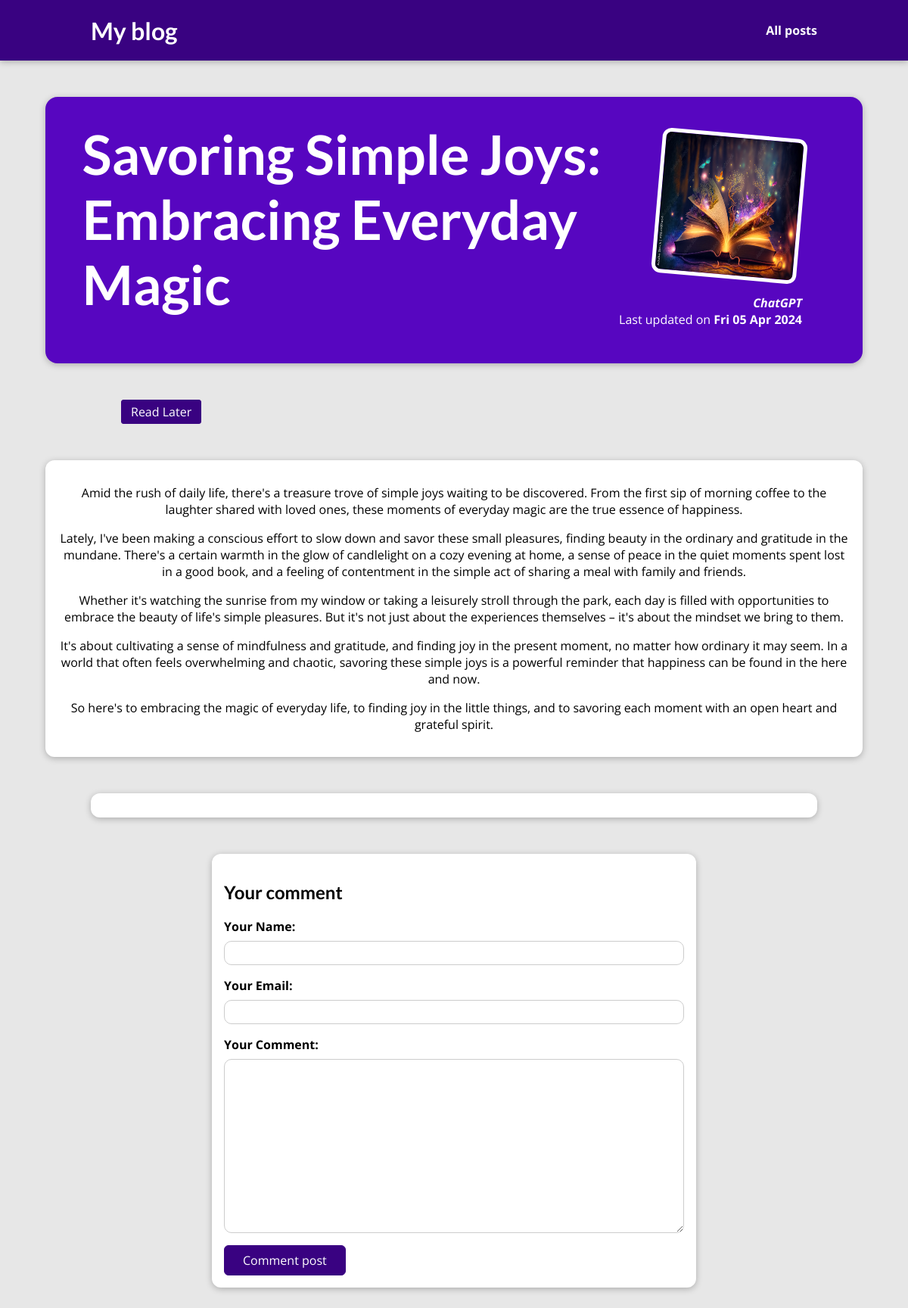
The app's page /blog/posts/savoring-simple-joys-embracing-everyday-magic with its own data.
### blog/models.py (models this page shows, shortened)
class Post(models.Model):
    id_post = models.AutoField(primary_key=True)
    title = models.CharField(max_length=100, null=False)
    content = models.TextField(null=False)
    date = models.DateField(null=False)
    author = models.ForeignKey(Author(), on_delete=models.CASCADE, null=False)
    slug = models.SlugField(max_length=100, null=False, db_index=True)
    image = models.ImageField(upload_to="images")
    excerpt = models.TextField(null=False)

class Author(models.Model):
    id_author = models.AutoField(primary_key=True)
    name = models.CharField(max_length=100)
    def __str__(self):
        return self.name

### blog/views.py (the view, shortened to what this page needs)
# urls.py: path("posts/<slug:slug>", views.PostDetailView.as_view(), name="post-detail-page"),
class PostDetailView(View):
    def get(self, request, slug):
        post = Post.objects.get(slug=slug)
        id_post = post.id_post
        read_later = str(id_post) == request.session.get("read_later")
        return render(
            request,
            "blog/post-detail.html",
            context={
                "post": post,
                "comment_form": CommentForm(),
                "read_later": read_later,
                "comments":post.comments.all().order_by("-id_comment"),
            },
        )

### blog/forms.py
class CommentForm(forms.ModelForm):
    class Meta:
        model = Comment
        exclude = ["id_post"]
        labels = {
            "user_name": "Your Name",
            "user_email": "Your Email",
            "text": "Your Comment",
        }

### blog/templates/blog/post-detail.html (shortened to what this page needs)
{% extends "base.html" %}
{% load static %}
{% block css_files %}
    <link rel="stylesheet" href="{% static "blog/post-detail.css" %}" />
{% endblock %}
{% block content %}
    <section id="summary">
        <h2>{{ post.title }}</h2>
        <article>
            <img src="{% static post.image.url %}" alt="{{ post.title }}" />
            <address>{{ post.author }}</address>
            <div>
                Last updated on <time>{{ post.date|date:"D d M Y" }}</time>
            </div>
        </article>
    </section>
    {% if read_later %}
        <p>This post is selected to be read later</p>
    {% else %}
        <form id="read-later-form" action="read-later" method="POST">
            <button>Read Later</button>
        </form>
    {% endif %}
    <main>
            {{ post.content|linebreaks }}
    </main>
    <section id="comments">
    </section>
    <section id="comment-form">
        <h2>Your comment</h2>
        <form action="{% url "post-detail-page" post.slug %}" method="POST">
                {% for form_field in comment_form %}
                    <div class="form-control {% if form_field.errors %} invalid {% endif %}">
                        {{ form_field.label_tag }}
                        {{ form_field }}
                    </div>
                {% endfor %}
            <button type="submit">Comment post</button>
        </form>
    </section>
{% endblock %}

### static/app.css (style rules this page uses)
* { box-sizing: border-box; }
html { font-family: 'Open Sans', 'Lato', sans-serif; }
body { margin: 0; }
h1, h2, h3 { font-family: 'Lato', sans-serif; font-weight: bold; }

### blog/static/blog/post-detail.css (style rules this page uses)
body { background-color: #e7e7e7; }
#summary { margin: 8rem auto 3rem auto; padding: 2rem; width: 90%; max-width: 90rem; border-radius: 16px; background-color: #5706c0; position: relative; box-shadow: 0 2px 8px rgba(0, 0, 0, 0.25); height: 22rem; }
#summary h2 { color: white; font-size: 4.5rem; max-width: 70%; margin: 0rem 18rem 3rem auto; }
#summary article { position: absolute; top: 2rem; right: 3rem; padding: 1rem 2rem; border-radius: 12px; text-align: right; color: white; }
#summary article img { width: 12rem; height: 12rem; border-radius: 12px; transform: rotateZ(5deg); border: 5px solid white; margin-bottom: 1rem; }
#summary address { font-weight: bold; }
#summary time { font-weight: bold; }
#comment-form { margin: 3rem auto; width: 90%; max-width: 40rem; border-radius: 12px; background-color: white; box-shadow: 0 2px 8px rgba(0, 0, 0, 0.25); padding: 1rem; }
#comment-form button { font: inherit; background-color: #390281; color: white; border: 1px solid #390281; padding: 0.5rem 1.5rem; border-radius: 6px; cursor: pointer; }
#read-later-form button { margin: auto 10rem; width: auto; font: inherit; background-color: #390281; color: white; border: 1px solid #390281; padding: 0.25rem 0.75rem; border-radius: 3px; cursor: pointer; }
main { width: 90%; max-width: 90rem; margin: 3rem auto; background-color: white; padding: 1rem; border-radius: 12px; box-shadow: 0 2px 8px rgba(0, 0, 0, 0.25); }
p { text-align: center; }
.form-control { margin-bottom: 1rem; }
.form-control label { font-weight: bold; margin-bottom: 0.5rem; display: block; }
.form-control input, .form-control textarea { display: block; width: 100%; font: inherit; padding: 0.25rem; border-radius: 10px; border: 1px solid #ccc }
#comments { margin: 3rem auto; width: 90%; max-width: 60rem; border-radius: 12px; background-color: white; box-shadow: 0 2px 8px rgba(0, 0, 0, 0.25); padding: 1rem 2rem; }

### records on screen
Post: title "Savoring Simple Joys: Embracing Everyday Magic", image (picture), author "ChatGPT", date "Fri 05 Apr 2024", content "Amid the rush of daily life, there's a treasure trove of simple joys waiting to be discovered. From the first sip of morning coffee to the laughter shared with loved ones, these moments of everyday magic are the true essence of happiness. Lately, I've been making a conscious effort to slow down and savor these small pleasures, finding beauty in the ordinary and gratitude in the mundane. There's a certain warmth in the glow of candlelight on a cozy evening at home, a sense of peace in the quiet moments spent lost in a good book, and a feeling of contentment in the simple act of sharing a meal with family and friends. Whether it's watching the sunrise from my window or taking a leisurely…"
